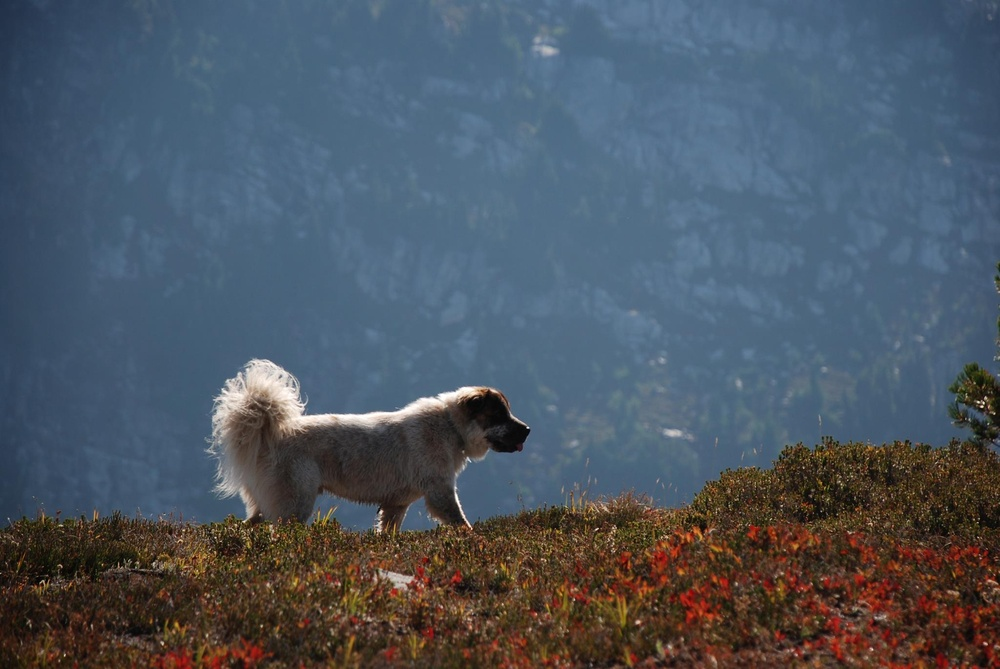
#> input picture apps/src/templates/GradientCardTestPic-REMOVE.jpg, 1000 x 669 px, shrunk from 2048 x 1370 before the run
$ python clean_edge_artifacts.py --input ../../../apps/src/templates
#> lines starting #> are read from the running program, lines starting #| are printed output that depends on the picture; after the words box and inside, x2 and y2 are one past the last pixel; in counts of white or black regions, pixels touching at a corner belong together
# python/hoai_2025/hoai_2025/clean_edge_artifacts.py
from __future__ import annotations

import argparse
import os
from pathlib import Path
from typing import Tuple

import numpy as np
from PIL import Image, ImageFilter

SUPPORTED_EXTS = {".png", ".webp", ".jpg", ".jpeg"}

def _ensure_rgba(im: Image.Image) -> Image.Image:
    return im.convert("RGBA")

def _median_color(arr: np.ndarray) -> Tuple[int, int, int]:
    # arr: (N, 4) RGBA or (N, 3) RGB; we use RGB channels only
    rgb = arr[..., :3]
    # median per channel, cast back to uint8
    return tuple(np.median(rgb, axis=0).astype(np.uint8).tolist())  # type: ignore[return-value]

def _color_distance_rgb(a: np.ndarray, color: Tuple[int, int, int]) -> np.ndarray:
    # Euclidean distance in sRGB (fast + simple)
    # a is (..., 3) array, color is (3,)
    return np.sqrt(np.sum((a.astype(np.int16) - np.array(color, dtype=np.int16)) ** 2, axis=-1))

def clean_edges(
    im: Image.Image,
    band: int = 6,
    tolerance: float = 18.0,
    feather: float = 0,
    verbose: bool = False,
) -> Image.Image:
    """
    Make edge artifacts transparent by sampling a band on each side, estimating edge bg color,
    and zeroing (with feather) pixels near that color.

    - band:     width (pixels) sampled on each edge (also the region we try to clean).
    - tolerance:RGB Euclidean distance threshold (0-441). Start ~15–25.
    - feather:  Gaussian blur radius applied to the binary mask for soft edges. 0 = hard cut.
    """
    if band <= 0:
        return im

    im_rgba = _ensure_rgba(im)
    w, h = im_rgba.size
    if w < 2 or h < 2:
        return im_rgba

    arr = np.array(im_rgba, dtype=np.uint8)  # (H, W, 4)
    mask = np.zeros((h, w), dtype=np.float32)  # 0..1 before blur

    # Helper to build mask for a given rectangular band
    def process_band(x0, y0, x1, y1, side_name: str):
        sub = arr[y0:y1, x0:x1, :]  # (bh, bw, 4)
        if sub.size == 0:
            return
        # Estimate the edge "bg" color via median over the band
        col = _median_color(sub.reshape(-1, sub.shape[-1]))
        if verbose:
            print(f"[edge_clean] {side_name} median color = {col}")
        # compute distance-to-bg in that band
        dist = _color_distance_rgb(sub[..., :3], col)
        # mark within tolerance
        band_mask = (dist <= tolerance).astype(np.float32)  # 0/1
        # OR it into the global mask at the same region
        mask[y0:y1, x0:x1] = np.maximum(mask[y0:y1, x0:x1], band_mask)

    b = min(band, max(1, min(w, h)//2))
    # Top
    process_band(0, 0, w, b, "top")
    # Bottom
    process_band(0, h - b, w, h, "bottom")
    # Left
    process_band(0, 0, b, h, "left")
    # Right
    process_band(w - b, 0, w, h, "right")

    # Convert to PIL mask (L), apply optional feather via Gaussian blur
    mask_img = Image.fromarray((mask * 255).astype(np.uint8), mode="L")
    if feather and feather > 0:
        mask_img = mask_img.filter(ImageFilter.GaussianBlur(radius=float(feather)))

    # Invert mask to get "keep alpha" factor: where mask=255 => alpha->0
    inv = Image.eval(mask_img, lambda v: 255 - v)

    # Combine: new_alpha = min(original_alpha, inv_mask)
    orig_alpha = Image.fromarray(arr[..., 3], mode="L")
    new_alpha = Image.eval(Image.composite(orig_alpha, inv, inv), lambda v: v)  # already min via composite logic

    # Repack and return
    out = Image.merge("RGBA", (
        Image.fromarray(arr[..., 0], "L"),
        Image.fromarray(arr[..., 1], "L"),
        Image.fromarray(arr[..., 2], "L"),
        new_alpha
    ))
    return out

def _save_image(out: Image.Image, out_path: Path, src_ext: str, force_transparent_format: bool) -> None:
    out_path.parent.mkdir(parents=True, exist_ok=True)

    # If we created transparency and the original is JPEG, switch to PNG unless told not to.
    has_alpha = out.mode == "RGBA" and (np.array(out.split()[-1]) != 255).any()
    if has_alpha and (src_ext in {".jpg", ".jpeg"}) and force_transparent_format:
        out_path = out_path.with_suffix(".png")

    ext = out_path.suffix.lower()
    if ext == ".png":
        out.save(out_path, optimize=True)
    elif ext in {".jpg", ".jpeg"}:
        # If caller forces JPEG keep, we’ll drop alpha onto white
        if has_alpha:
            bg = Image.new("RGB", out.size, (255, 255, 255))
            bg.paste(out, mask=out.split()[-1])
            bg.save(out_path, quality=95, subsampling="keep")
        else:
            out.convert("RGB").save(out_path, quality=95, subsampling="keep")
    elif ext == ".webp":
        out.save(out_path, method=6)  # good quality, keeps alpha
    else:
        out.save(out_path)

def process_path(
    in_path: Path,
    out_path: Path | None,
    band: int,
    tolerance: float,
    feather: float,
    inplace: bool,
    keep_format: bool,
    verbose: bool,
) -> bool:
    try:
        with Image.open(in_path) as im:
            cleaned = clean_edges(im, band=band, tolerance=tolerance, feather=feather, verbose=verbose)

        if inplace:
            # Save atomically: write temp + replace
            tmp = in_path.with_name(f".edge_clean_{in_path.name}")
            _save_image(cleaned, tmp, in_path.suffix.lower(), force_transparent_format=not keep_format)
            os.replace(tmp, in_path)
        else:
            assert out_path is not None
            _save_image(cleaned, out_path, in_path.suffix.lower(), force_transparent_format=not keep_format)

        return True
    except Exception as e:
        print(f"[edge_clean][ERROR] {in_path}: {e}")
        return False

def run(
    input_dir: Path,
    output_dir: Path | None,
    band: int,
    tolerance: float,
    feather: float,
    inplace: bool,
    keep_format: bool,
    verbose: bool,
) -> int:
    total = ok = 0
    for p in input_dir.rglob("*"):
        if p.is_file() and p.suffix.lower() in SUPPORTED_EXTS:
            total += 1
            out_path = None
            if not inplace:
                rel = p.relative_to(input_dir)
                out_path = (output_dir / rel)  # type: ignore[operator]
            ok += int(process_path(p, out_path, band, tolerance, feather, inplace, keep_format, verbose))
    print(f"[edge_clean] Done. Processed={total} Succeeded={ok}")
    return 0 if ok == total else 1

def main():
    ap = argparse.ArgumentParser(description="Detect edge artifacts and make them transparent.")
    ap.add_argument("--input", required=True, help="Input directory")
    ap.add_argument("--output", help="Output root (ignored with --inplace)")
    ap.add_argument("--band", type=int, default=6, help="Edge band width to analyze/clean (px). Default: 6")
    ap.add_argument("--tolerance", type=float, default=18.0, help="RGB distance threshold (0–441). Default: 18.0")
    ap.add_argument("--feather", type=float, default=1.5, help="Gaussian blur radius for soft alpha. Default: 1.5")
    ap.add_argument("--inplace", action="store_true", help="Modify files in-place (atomic replace)")
    ap.add_argument("--keep-format", action="store_true", help="Keep original extension even if it drops alpha (JPEG becomes opaque)")
    ap.add_argument("--verbose", action="store_true")
    args = ap.parse_args()

    input_dir = Path(os.path.abspath(args.input))
    if not input_dir.exists():
        print(f"[edge_clean][ERROR] Input not found: {input_dir}")
        return 2

    output_dir = None
    if not args.inplace:
        output_dir = Path(os.path.abspath(args.output)) if args.output else input_dir.parent / (input_dir.name + "_edgeclean")

    return run(input_dir, output_dir, args.band, args.tolerance, args.feather, args.inplace, args.keep_format, args.verbose)
#> in process_path, im is the input picture: PIL image 1000x669 RGB; mean R, G, B 76.8, 86.7, 98.3
#> in process_band, `col = _median_color(sub.reshape(-1, sub.shape[-1]))`: col = (75, 102, 129)
#> in process_band, `mask[y0:y1, x0:x1] = np.maximum(mask[y0:y1, x0:x1], band_mask)`:
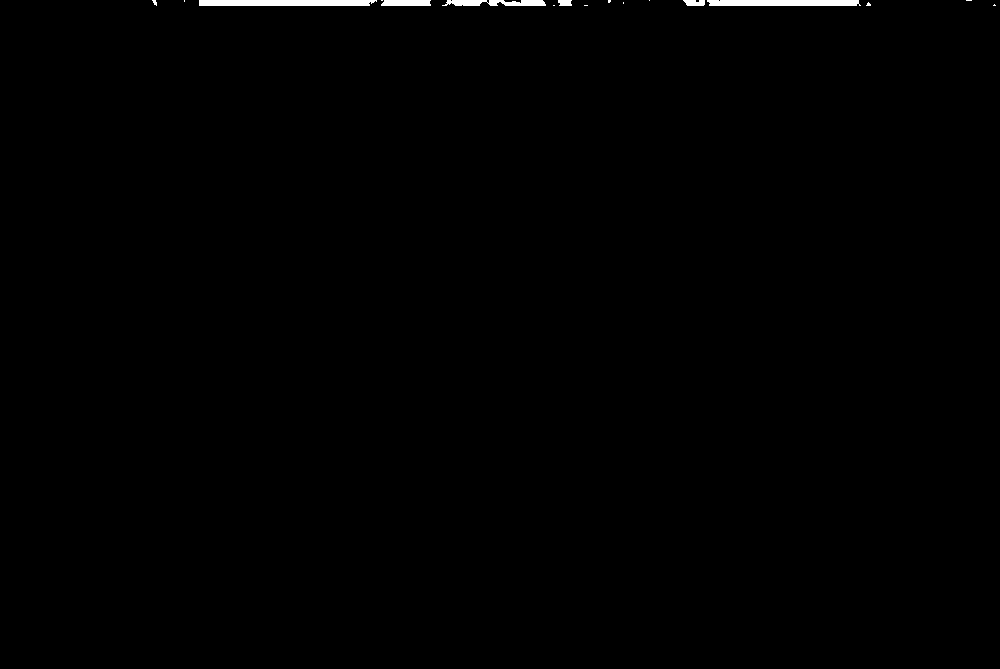
#> mask: shape (669, 1000) float32; values 0 (black) and 1 (white), 0.44% white; 17 white regions (11 under 20 px), largest, box (x1, y1, x2, y2) and area: (199, 0, 377, 6) 1042, (707, 0, 861, 6) 901, (442, 0, 546, 6) 492, (381, 0, 431, 6) 288, (683, 0, 705, 6) 112, (558, 0, 572, 6) 76
#> in process_band (call 3), `dist = _color_distance_rgb(sub[..., :3], col)`: dist = 669 rows, first 6: [28.88, 25.42, 23.69, 23.69, 25.42, 23.69], [28.88, 25.42, 23.69, 23.69, 25.42, 23.69], [28.88, 27.15, 25.42, 25.42, 25.42, 23.69], [27.15, 25.42, 25.42, 25.42, 25.42, 23.69], [27.15, 25.42, 25.42, 25.42, 23.69, 21.95], [25.42, 25.42, 25.42, 25.42, 23.69, 21.95]
#> in process_band (call 3), `band_mask = (dist <= tolerance).astype(np.float32)`: band_mask = 669 rows, first 6: [0, 0, 0, 0, 0, 0], [0, 0, 0, 0, 0, 0], [0, 0, 0, 0, 0, 0], [0, 0, 0, 0, 0, 0], [0, 0, 0, 0, 0, 0], [0, 0, 0, 0, 0, 0]
#> call 4 of process_band, with x0 = 994, y0 = 0, x1 = 1000, y1 = 669, side_name = 'right'
#> in process_band (call 4), `col = _median_color(sub.reshape(-1, sub.shape[-1]))`: col = (61, 75, 94)
#> in process_band (call 4), `dist = _color_distance_rgb(sub[..., :3], col)`: dist = 669 rows, first 6: [5.83, 3.74, 2.45, 5.1, 6.48, 3], [7.28, 4.58, 2.24, 2.45, 3.74, 5.48], [13.45, 8.37, 3.61, 3.61, 3, 5.48], [23.77, 15.17, 10.05, 5.1, 3.74, 3.16], [34.13, 25.5, 18.14, 8.06, 3.74, 3.74], [41.05, 32.4, 23.28, 9.7, 3, 3.74]
#> in process_band (call 4), `band_mask = (dist <= tolerance).astype(np.float32)`: band_mask = 669 rows, first 6: [1, 1, 1, 1, 1, 1], [1, 1, 1, 1, 1, 1], [1, 1, 1, 1, 1, 1], [0, 1, 1, 1, 1, 1], [0, 0, 0, 1, 1, 1], [0, 0, 0, 1, 1, 1]
#> in process_band (call 4), `mask[y0:y1, x0:x1] = np.maximum(mask[y0:y1, x0:x1], band_mask)`:
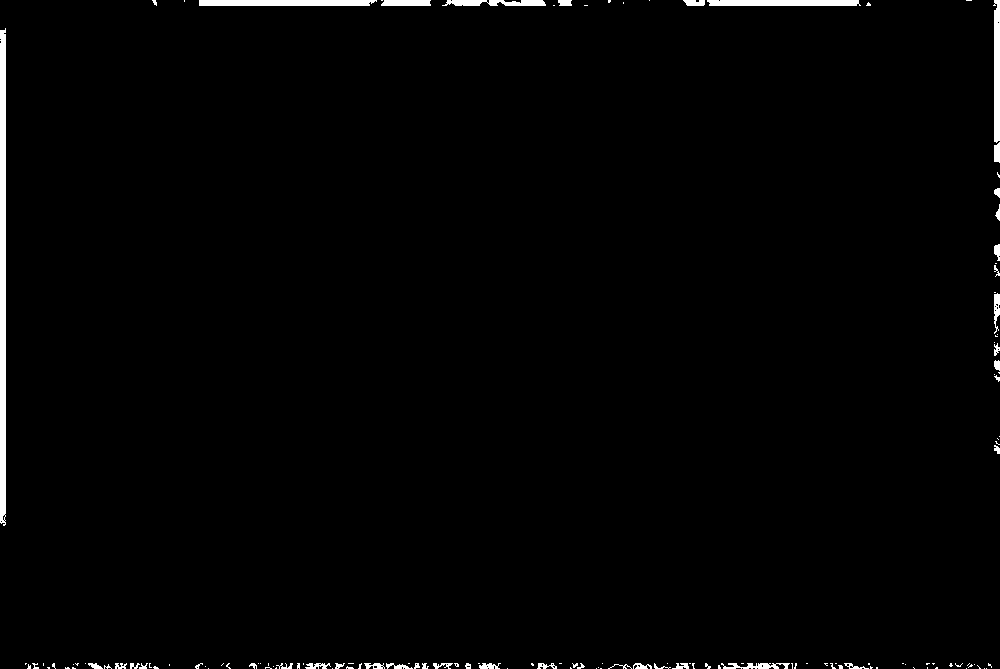
#> mask: shape (669, 1000) float32; values 0 (black) and 1 (white), 1.4% white; 139 white regions (96 under 20 px), largest, box (x1, y1, x2, y2) and area: (0, 28, 6, 526) 2949, (199, 0, 377, 6) 1042, (707, 0, 861, 6) 901
#> in clean_edges, `inv = Image.eval(mask_img, lambda v: 255 - v)`:
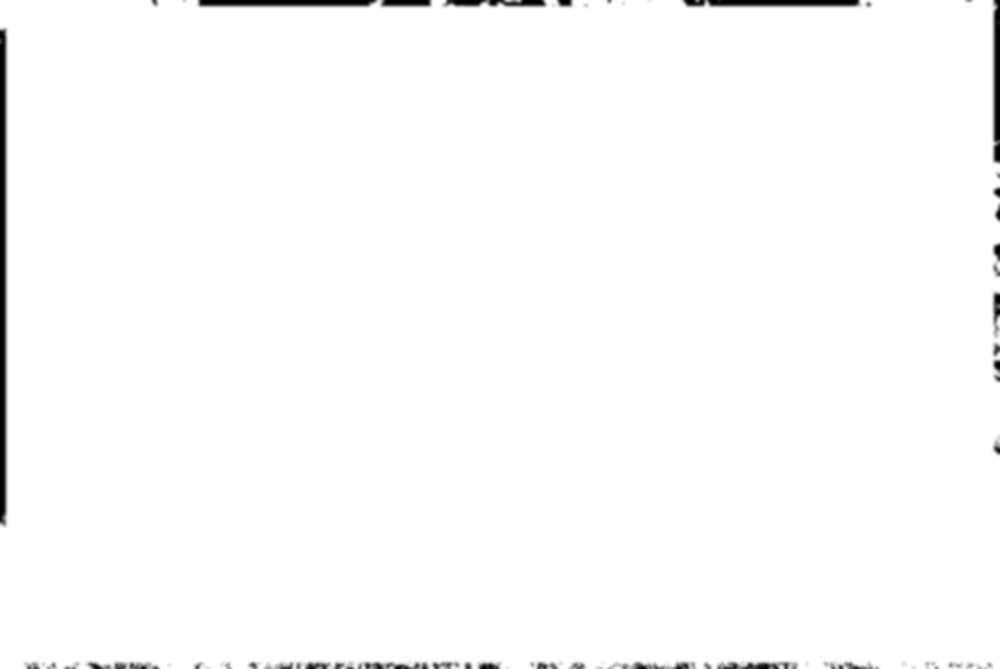
#> inv: PIL image 1000x669 L; min 0, max 255, mean 251.5
#> in clean_edges, `orig_alpha = Image.fromarray(arr[..., 3], mode="L")`: orig_alpha: PIL image 1000x669 L; every value is 255
#> in _save_image, `has_alpha = out.mode == "RGBA" and (np.array(out.split()[-1]) != 255)...`: has_alpha = True

if __name__ == "__main__":
    raise SystemExit(main())
#> (the program exits here)
